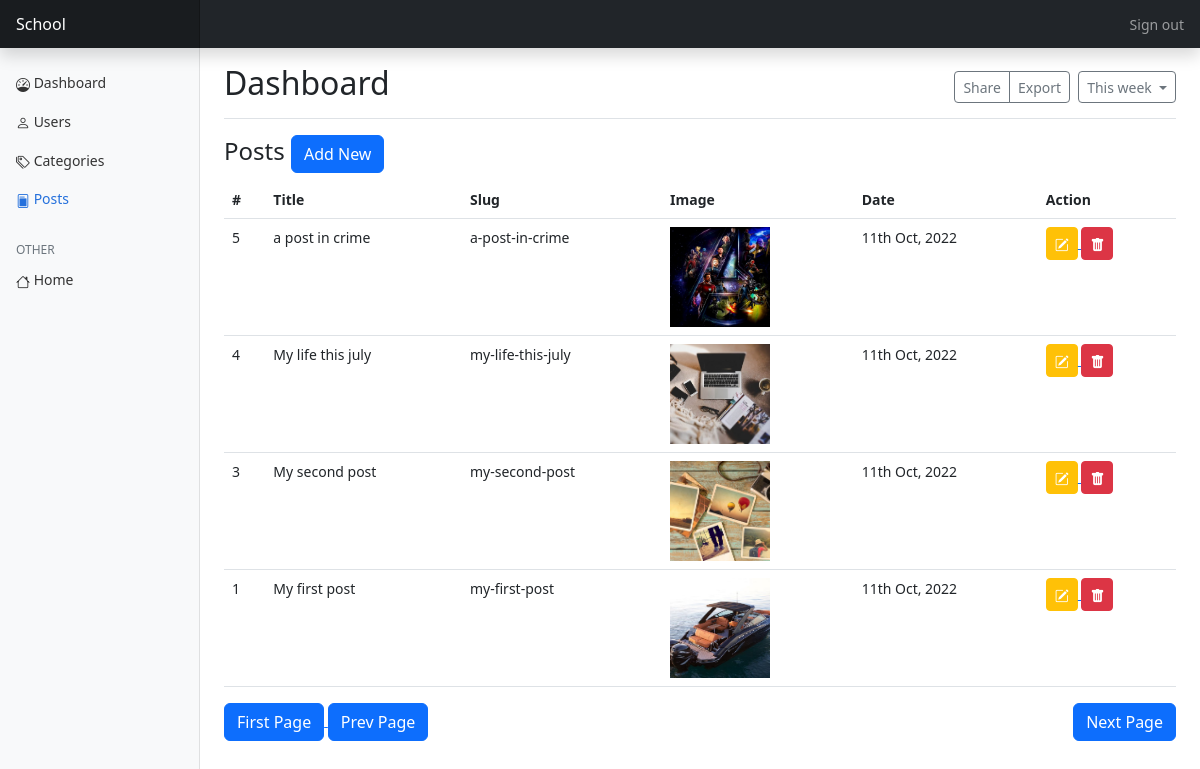
Before: /public/admin/posts (signed in) with the older database file.
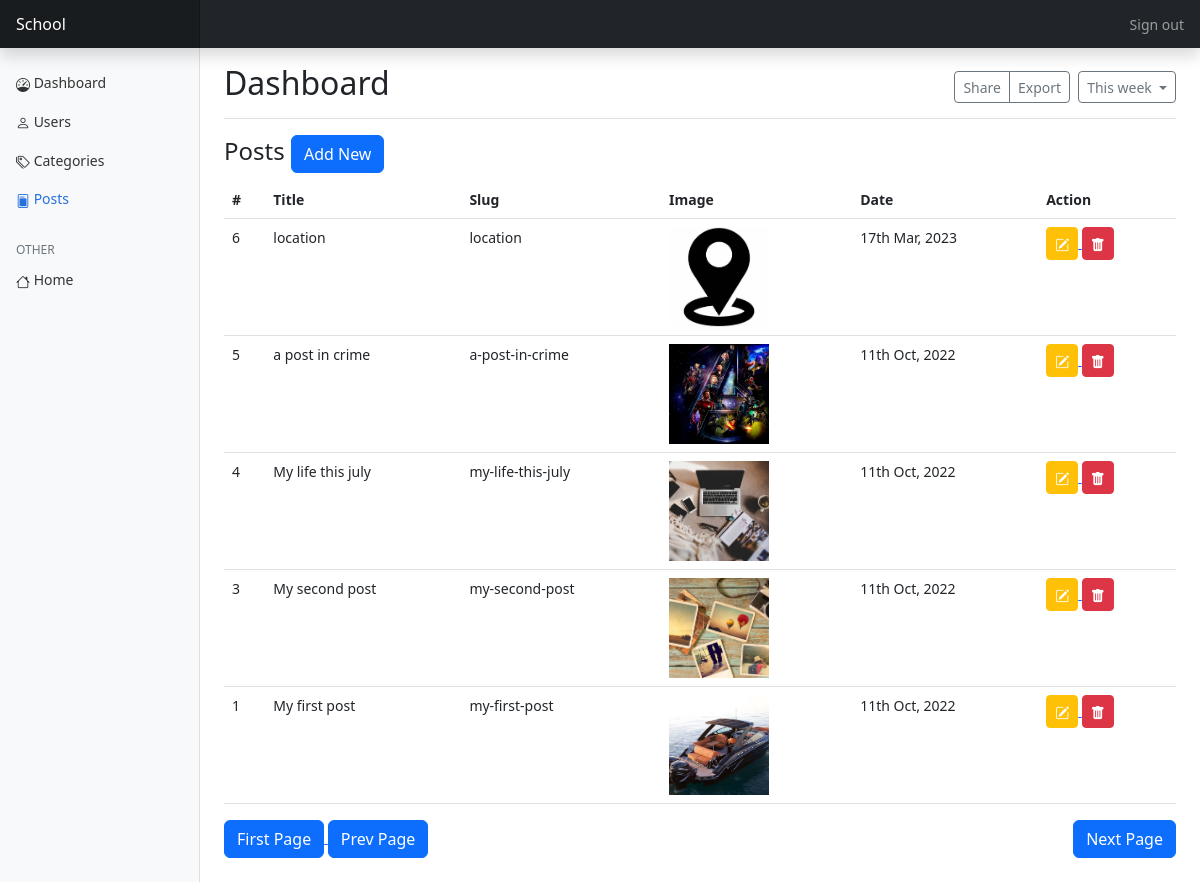
After: the same page with the newer database file.
### tables this page shows
CREATE TABLE `posts` (
  `id` int(11) NOT NULL,
  `user_id` int(11) DEFAULT NULL,
  `category_id` int(11) DEFAULT NULL,
  `title` varchar(100) NOT NULL,
  `content` text DEFAULT NULL,
  `image` varchar(1024) DEFAULT NULL,
  `date` datetime DEFAULT current_timestamp(),
  `slug` varchar(100) NOT NULL
);

### app/core/functions.php (called while the page is built, shortened)
<?php
function query(string $query, array $data = [])
{
	$string = "mysql:hostname=" . DBHOST . ";dbname=" . DBNAME;
	$con = new PDO($string, DBUSER, DBPASS);
	$stm = $con->prepare($query);
	$stm->execute($data);
	$result = $stm->fetchAll(PDO::FETCH_ASSOC);
	if (is_array($result) && !empty($result)) {
		return $result;
	}
	return false;
}
function get_image($file)
{
	$file = $file ?? '';
	if (file_exists($file)) {
		return ROOT . '/' . $file;
	}
	return ROOT . '/assets/images/no_image.jpg';
}
function esc($str)
{
	return htmlspecialchars($str ?? '');
}

### app/pages/admin/posts.php (the view, shortened to what the changed rows need)
<?php if($action == 'add'):?>
	<link rel="stylesheet" type="text/css" href="<?=ROOT?>/assets/summernote/summernote-lite.min.css">
	<div class="col-md-12 mx-auto">
	  <form method="post" enctype="multipart/form-data">
	    <h1 class="h3 mb-3 fw-normal">Create post</h1>
	    <?php if (!empty($errors)):?>
	      <div class="alert alert-danger">Please fix the errors below</div>
	    <?php endif;?>
	    <div class="my-2">
	    	Featured Image:<br>
	    	<label class="d-block">
	    		<img class="mx-auto d-block image-preview-edit" src="<?=get_image('')?>" style="cursor: pointer;width: 150px;height: 150px;object-fit: cover;">
	    		<input onchange="display_image_edit(this.files[0])" type="file" name="image" class="d-none">
	    	</label>
	    	<?php if(!empty($errors['image'])):?>
		      <div class="text-danger"><?=$errors['image']?></div>
		    <?php endif;?>
	    	<script>
	    		function display_image_edit(file)
	    		{
	    			document.querySelector(".image-preview-edit").src = URL.createObjectURL(file);
	    		}
	    	</script>
	    </div>
	    <div class="form-floating">
	      <input value="<?=old_value('title')?>" name="title" type="text" class="form-control mb-2" id="floatingInput" placeholder="Username">
	      <label for="floatingInput">Title</label>
	    </div>
	      <?php if(!empty($errors['title'])):?>
	      <div class="text-danger"><?=$errors['title']?></div>
	      <?php endif;?>
	    <div class="">
	      <textarea id="summernote" rows="8" name="content" id="floatingInput" placeholder="Post content" type="content" class="form-control"><?=old_value('content')?></textarea>
	    </div>
	      <?php if(!empty($errors['content'])):?>
	      <div class="text-danger"><?=$errors['content']?></div>
	      <?php endif;?>
	    <div class="form-floating my-3">
	      <select name="category_id" class="form-select">
	      	<?php
	      		$query = "select * from categories order by id desc";
				$categories = query($query);
	      	?>
	      	<option value="">--Select--</option>
	      	<?php if(!empty($categories)):?>
		      	<?php foreach($categories as $cat):?>
		      		<option <?=old_select('category_id',$cat['id'])?> value="<?=$cat['id']?>"><?=$cat['category']?></option>
		      	<?php endforeach;?>
	      	<?php endif;?>
	      </select>
	      <label for="floatingInput">Category</label>
	    </div>
	      <?php if(!empty($errors['category'])):?>
	      <div class="text-danger"><?=$errors['category']?></div>
	      <?php endif;?>
	    <a href="<?=ROOT?>/admin/posts">
		    <button class="mt-4 btn btn-lg btn-primary" type="button">Back</button>
		</a>
	    <button class="mt-4 btn btn-lg btn-primary float-end" type="submit">Create</button>
	  </form>
	</div>
	<script src="<?=ROOT?>/assets/js/jquery.js"></script>
	<script src="<?=ROOT?>/assets/summernote/summernote-lite.min.js"></script>
	<script>
      $('#summernote').summernote({
        placeholder: 'Post content',
        tabsize: 2,
        height: 400
      });
    </script>
<?php else:?>
	<div class="table-responsive">
	<table class="table">
		<tr>
			<th>#</th>
			<th>Title</th>
			<th>Slug</th>
			<th>Image</th>
			<th>Date</th>
			<th>Action</th>
		</tr>
		<?php
			$limit = 10;
			$offset = ($PAGE['page_number'] - 1) * $limit;
			$query = "select * from posts order by id desc limit $limit offset $offset";
			$rows = query($query);
		?>
		<?php if(!empty($rows)):?>
			<?php foreach($rows as $row):?>
			<tr>
				<td><?=$row['id']?></td>
				<td><?=esc($row['title'])?></td>
				<td><?=$row['slug']?></td>
				<td>
					<img src="<?=get_image($row['image'])?>" style="width: 100px;height: 100px;object-fit: cover;">
				</td>
				<td><?=date("jS M, Y",strtotime($row['date']))?></td>
				<td>
					<a href="<?=ROOT?>/admin/posts/edit/<?=$row['id']?>">
						<button class="btn btn-warning text-white btn-sm"><i class="bi bi-pencil-square"></i></button>
					</a>
					<a href="<?=ROOT?>/admin/posts/delete/<?=$row['id']?>">
						<button class="btn btn-danger btn-sm"><i class="bi bi-trash-fill"></i></button>
					</a>
				</td>
			</tr>
			<?php endforeach;?>
		<?php endif;?>
	</table>
	</div>
<?php endif;?>

Changed rows visible on the page:
added posts: id "6", title "location", slug "location", image (picture), date "17th Mar, 2023"
